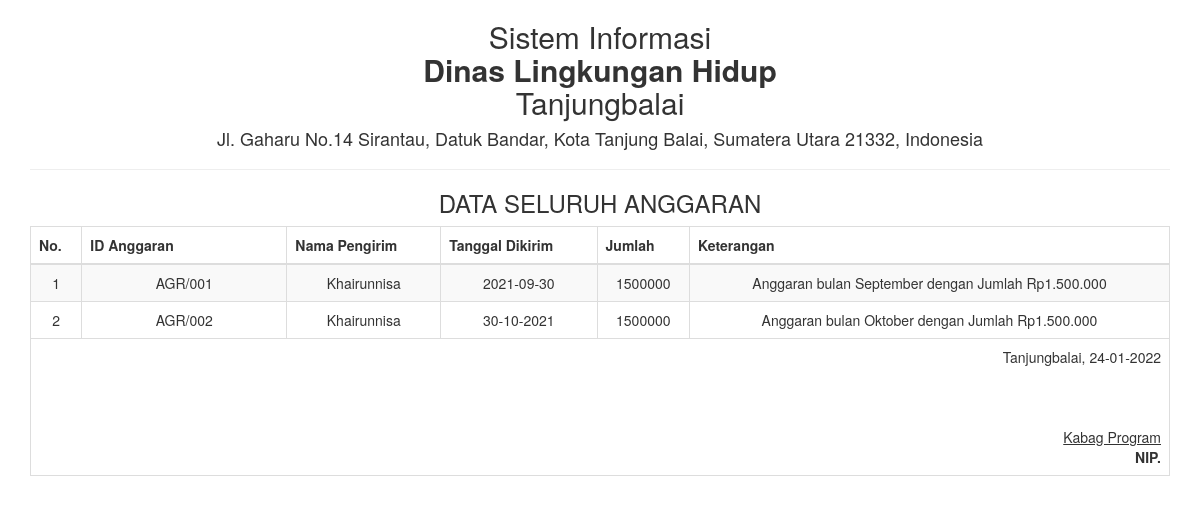
Page /report/anggaran_semua.php on the committed database.
### tables this page shows
CREATE TABLE `tbl_anggaran` (
  `id` int(11) NOT NULL,
  `kd_setor` varchar(50) NOT NULL,
  `kd_anggaran` varchar(50) NOT NULL,
  `nama_pengirim` varchar(50) NOT NULL,
  `tgl_kirim` varchar(25) NOT NULL,
  `jumlah` int(10) NOT NULL,
  `ket` varchar(100) NOT NULL
);

### report/anggaran_semua.php (the view, shortened to what this page needs)
<!DOCTYPE html>
<html>
    <head>
        <link href="../Assets/css/bootstrap.min.css" rel="stylesheet" type="text/css"/>
    </head>
    <body onload="print()">
        <?php
        include '../config/koneksi.php';
        ?>
        <div class="container">
            <div class='row'>
                <div class="col-sm-12">
                    <div class="text-center">
                        <h2>Sistem Informasi<br><b>Dinas Lingkungan Hidup</b><br>Tanjungbalai </h2>
                        <h4>Jl. Gaharu No.14 Sirantau, Datuk Bandar, Kota Tanjung Balai, Sumatera Utara 21332, Indonesia</h4>
                        <hr>
                        <h3>DATA SELURUH ANGGARAN</h3>
                        <table class="table table-bordered table-striped table-hover">
                        <tbody>
                                <thead>
								<tr>
									<th>No.</th>
                                    <th width="18%">ID Anggaran</th>
                                    <th>Nama Pengirim</th>
                                    <th>Tanggal Dikirim</th>
                                    <th>Jumlah</th>
                                    <th>Keterangan</th>
								</tr>
								</thead>
							<tbody>
                            <?php
                            $sql = "SELECT * FROM tbl_anggaran";
                            $query = mysqli_query($koneksi, $sql) or die("SQL Anda Salah");
                            $nomor = 0;
                            while ($data = mysqli_fetch_array($query)) {
                                $nomor++;
                                ?>
                                <tr>
                                   <td><?= $nomor ?></td>
                                    <td><?= $data['kd_anggaran'] ?></td>
                                    <td><?= $data['nama_pengirim'] ?></td>
                                    <td><?= $data['tgl_kirim'] ?></td>
                                    <td><?= $data['jumlah'] ?></td>
                                    <td><?= $data['ket'] ?></td>
                                </tr>
                            <?php } ?>
							</tbody>
                        </tbody>
                            <tfoot>
                                <tr>
                                    <td colspan="8" class="text-right">
                                        Tanjungbalai,  <?= date("d-m-Y") ?>
                                        <br><br><br><br>
                                        <u>Kabag Program<strong></u><br>
                                        NIP.
									</td>
								</tr>
							</tfoot>
                        </table>
                    </div>
                </div>
            </div>
    </body>
</html>

### rows in the picture
tbl_anggaran: kd_anggaran "AGR/001", nama_pengirim "Khairunnisa", tgl_kirim "2021-09-30", jumlah "1500000", ket "Anggaran bulan September dengan Jumlah Rp1.500.000"
tbl_anggaran: kd_anggaran "AGR/002", nama_pengirim "Khairunnisa", tgl_kirim "30-10-2021", jumlah "1500000", ket "Anggaran bulan Oktober dengan Jumlah Rp1.500.000"
